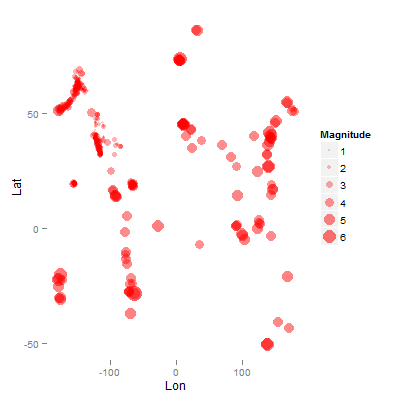

Write the R code that produced this figure.
library(ggplot2)

source("5-transparent_background.R")

plotLatLonSaveAsPng = function() {
	p <- plotLatLonWithTransparentBackground()
	png( "6-save_as_png.png", width = 400, height = 400, units = "px", bg = "transparent" )
	print( p )
	dev.off()
}